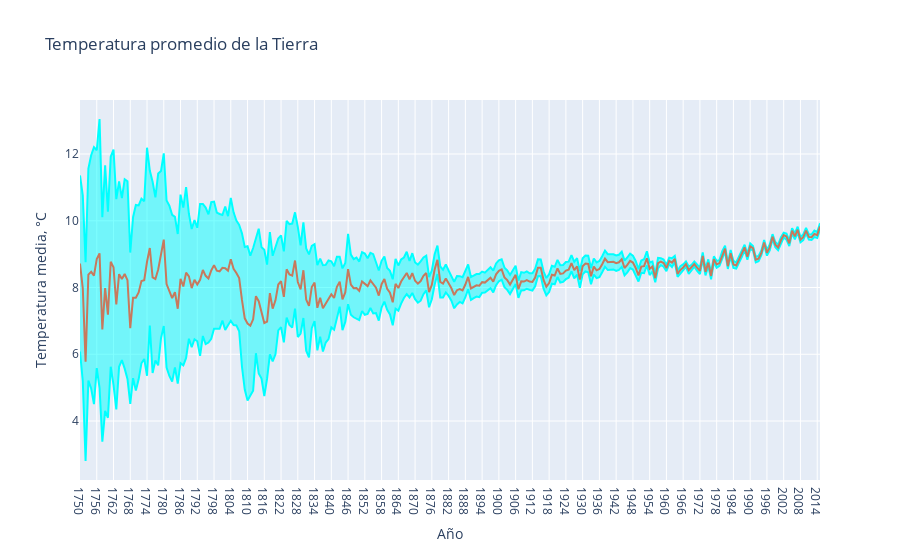

Notebook code cell kept with this figure:
### Markdown cell above
**Leamos los datos del archivo "GlobalTemperatures.csv", que tiene la temperatura mensual de la Tierra, y grafiquémosla**.

### Code cell
global_temp = pd.read_csv('GlobalTemperatures.csv')

# Extraer el año de una fecha
years = np.unique(global_temp['dt'].apply(lambda x: x[:4]))
mean_temp_world = []
mean_temp_world_uncertainty = []

for year in years:
    mean_temp_world.append(global_temp[global_temp['dt'].apply(
        lambda x: x[:4]) == year]['LandAverageTemperature'].mean())
    mean_temp_world_uncertainty.append(global_temp[global_temp['dt'].apply(
                lambda x: x[:4]) == year]['LandAverageTemperatureUncertainty'].mean())

trace0 = go.Scatter(
    x = years, 
    y = np.array(mean_temp_world) + np.array(mean_temp_world_uncertainty),
    fill= None,
    mode='lines',
    name='max',
    line=dict(
        color='rgb(0, 255, 255)',
    )
)
trace1 = go.Scatter(
    x = years, 
    y = np.array(mean_temp_world) - np.array(mean_temp_world_uncertainty),
    fill='tonexty',
    mode='lines',
    name='min',
    line=dict(
        color='rgb(0, 255, 255)',
    )
)

trace2 = go.Scatter(
    x = years, 
    y = mean_temp_world,
    name='Temperatura media',
    line=dict(
        color='rgb(199, 121, 093)',
    )
)
data = [trace0, trace1, trace2]

layout = go.Layout(
    xaxis=dict(title='Año'),
    yaxis=dict(title='Temperatura media, °C'),
    title='Temperatura promedio de la Tierra',
    showlegend = False)

fig = go.Figure(data=data, layout=layout)
py.iplot(fig)

### Figure 1 — Plotly figure (JSON) as saved in the notebook; plotly's stock layout.template omitted (floating-point values rounded to 4 significant figures; data arrays with more than 128 entries replaced by an {"elided": "..."} marker saying what was removed)
{"data": [{"line": {"color": "rgb(0, 255, 255)"}, "mode": "lines", "name": "max", "type": "scatter", "x": {"elided": "266 str values"}, "y": {"elided": "266 float values"}}, {"fill": "tonexty", "line": {"color": "rgb(0, 255, 255)"}, "mode": "lines", "name": "min", "type": "scatter", "x": {"elided": "266 str values"}, "y": {"elided": "266 float values"}}, {"line": {"color": "rgb(199, 121, 093)"}, "name": "Temperatura media", "type": "scatter", "x": {"elided": "266 str values"}, "y": {"elided": "266 float values"}}], "layout": {"showlegend": false, "title": {"text": "Temperatura promedio de la Tierra"}, "xaxis": {"title": {"text": "Año"}}, "yaxis": {"title": {"text": "Temperatura media, °C"}}}}
